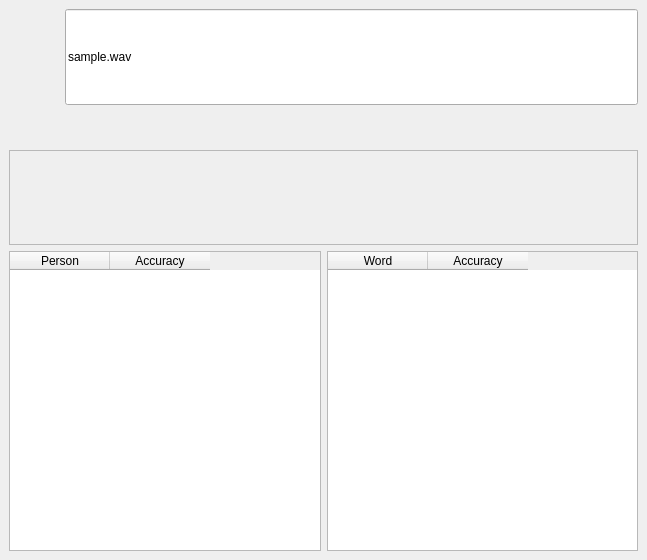
<?xml version="1.0" encoding="UTF-8"?>
<ui version="4.0">
 <class>MainWindow</class>
 <widget class="QMainWindow" name="MainWindow">
  <property name="enabled">
   <bool>true</bool>
  </property>
  <property name="geometry">
   <rect>
    <x>0</x>
    <y>0</y>
    <width>647</width>
    <height>560</height>
   </rect>
  </property>
  <property name="minimumSize">
   <size>
    <width>0</width>
    <height>0</height>
   </size>
  </property>
  <property name="maximumSize">
   <size>
    <width>16777215</width>
    <height>16777215</height>
   </size>
  </property>
  <property name="windowTitle">
   <string>MainWindow</string>
  </property>
  <widget class="QWidget" name="centralwidget">
   <property name="enabled">
    <bool>true</bool>
   </property>
   <layout class="QHBoxLayout" name="horizontalLayout_2">
    <item>
     <layout class="QVBoxLayout" name="verticalLayout">
      <item>
       <layout class="QHBoxLayout" name="horizontalLayout">
        <item>
         <widget class="QPushButton" name="btnRecord">
          <property name="sizePolicy">
           <sizepolicy hsizetype="Minimum" vsizetype="Minimum">
            <horstretch>0</horstretch>
            <verstretch>0</verstretch>
           </sizepolicy>
          </property>
          <property name="minimumSize">
           <size>
            <width>50</width>
            <height>50</height>
           </size>
          </property>
          <property name="maximumSize">
           <size>
            <width>50</width>
            <height>50</height>
           </size>
          </property>
          <property name="text">
           <string/>
          </property>
          <property name="icon">
           <iconset>
            <normaloff>icons/microphone.png</normaloff>icons/microphone.png</iconset>
          </property>
          <property name="iconSize">
           <size>
            <width>40</width>
            <height>40</height>
           </size>
          </property>
          <property name="flat">
           <bool>true</bool>
          </property>
         </widget>
        </item>
        <item>
         <widget class="QLineEdit" name="filename_lineedit">
          <property name="sizePolicy">
           <sizepolicy hsizetype="Minimum" vsizetype="Minimum">
            <horstretch>0</horstretch>
            <verstretch>0</verstretch>
           </sizepolicy>
          </property>
          <property name="minimumSize">
           <size>
            <width>0</width>
            <height>40</height>
           </size>
          </property>
          <property name="text">
           <string>sample.wav</string>
          </property>
         </widget>
        </item>
       </layout>
      </item>
      <item>
       <layout class="QVBoxLayout" name="verticalLayout_2">
        <item>
         <layout class="QHBoxLayout" name="horizontalLayout_3">
          <item>
           <widget class="QLabel" name="person_status">
            <property name="sizePolicy">
             <sizepolicy hsizetype="Preferred" vsizetype="Minimum">
              <horstretch>0</horstretch>
              <verstretch>0</verstretch>
             </sizepolicy>
            </property>
            <property name="minimumSize">
             <size>
              <width>0</width>
              <height>30</height>
             </size>
            </property>
            <property name="maximumSize">
             <size>
              <width>16777215</width>
              <height>30</height>
             </size>
            </property>
            <property name="text">
             <string/>
            </property>
            <property name="alignment">
             <set>Qt::AlignCenter</set>
            </property>
           </widget>
          </item>
          <item>
           <spacer name="horizontalSpacer">
            <property name="orientation">
             <enum>Qt::Horizontal</enum>
            </property>
            <property name="sizeType">
             <enum>QSizePolicy::Fixed</enum>
            </property>
            <property name="sizeHint" stdset="0">
             <size>
              <width>4</width>
              <height>20</height>
             </size>
            </property>
           </spacer>
          </item>
          <item>
           <widget class="QLabel" name="word_status">
            <property name="sizePolicy">
             <sizepolicy hsizetype="Preferred" vsizetype="Minimum">
              <horstretch>0</horstretch>
              <verstretch>0</verstretch>
             </sizepolicy>
            </property>
            <property name="minimumSize">
             <size>
              <width>0</width>
              <height>30</height>
             </size>
            </property>
            <property name="maximumSize">
             <size>
              <width>16777215</width>
              <height>30</height>
             </size>
            </property>
            <property name="text">
             <string/>
            </property>
            <property name="alignment">
             <set>Qt::AlignCenter</set>
            </property>
           </widget>
          </item>
         </layout>
        </item>
        <item>
         <spacer name="verticalSpacer">
          <property name="orientation">
           <enum>Qt::Vertical</enum>
          </property>
          <property name="sizeType">
           <enum>QSizePolicy::Fixed</enum>
          </property>
          <property name="sizeHint" stdset="0">
           <size>
            <width>20</width>
            <height>3</height>
           </size>
          </property>
         </spacer>
        </item>
       </layout>
      </item>
      <item>
       <widget class="QFrame" name="frameSpec">
        <property name="frameShape">
         <enum>QFrame::StyledPanel</enum>
        </property>
        <property name="frameShadow">
         <enum>QFrame::Raised</enum>
        </property>
       </widget>
      </item>
      <item>
       <layout class="QHBoxLayout" name="horizontalLayout_4">
        <item>
         <widget class="QTableWidget" name="tableWidget">
          <property name="sizePolicy">
           <sizepolicy hsizetype="Expanding" vsizetype="Fixed">
            <horstretch>0</horstretch>
            <verstretch>0</verstretch>
           </sizepolicy>
          </property>
          <property name="minimumSize">
           <size>
            <width>0</width>
            <height>300</height>
           </size>
          </property>
          <property name="maximumSize">
           <size>
            <width>16777215</width>
            <height>300</height>
           </size>
          </property>
          <column>
           <property name="text">
            <string>Person</string>
           </property>
          </column>
          <column>
           <property name="text">
            <string>Accuracy</string>
           </property>
          </column>
         </widget>
        </item>
        <item>
         <widget class="QTableWidget" name="tableWidget_2">
          <property name="sizePolicy">
           <sizepolicy hsizetype="Expanding" vsizetype="Fixed">
            <horstretch>0</horstretch>
            <verstretch>0</verstretch>
           </sizepolicy>
          </property>
          <property name="minimumSize">
           <size>
            <width>0</width>
            <height>300</height>
           </size>
          </property>
          <property name="maximumSize">
           <size>
            <width>16777215</width>
            <height>300</height>
           </size>
          </property>
          <column>
           <property name="text">
            <string>Word</string>
           </property>
          </column>
          <column>
           <property name="text">
            <string>Accuracy</string>
           </property>
          </column>
         </widget>
        </item>
       </layout>
      </item>
     </layout>
    </item>
   </layout>
  </widget>
 </widget>
 <resources/>
 <connections/>
</ui>
